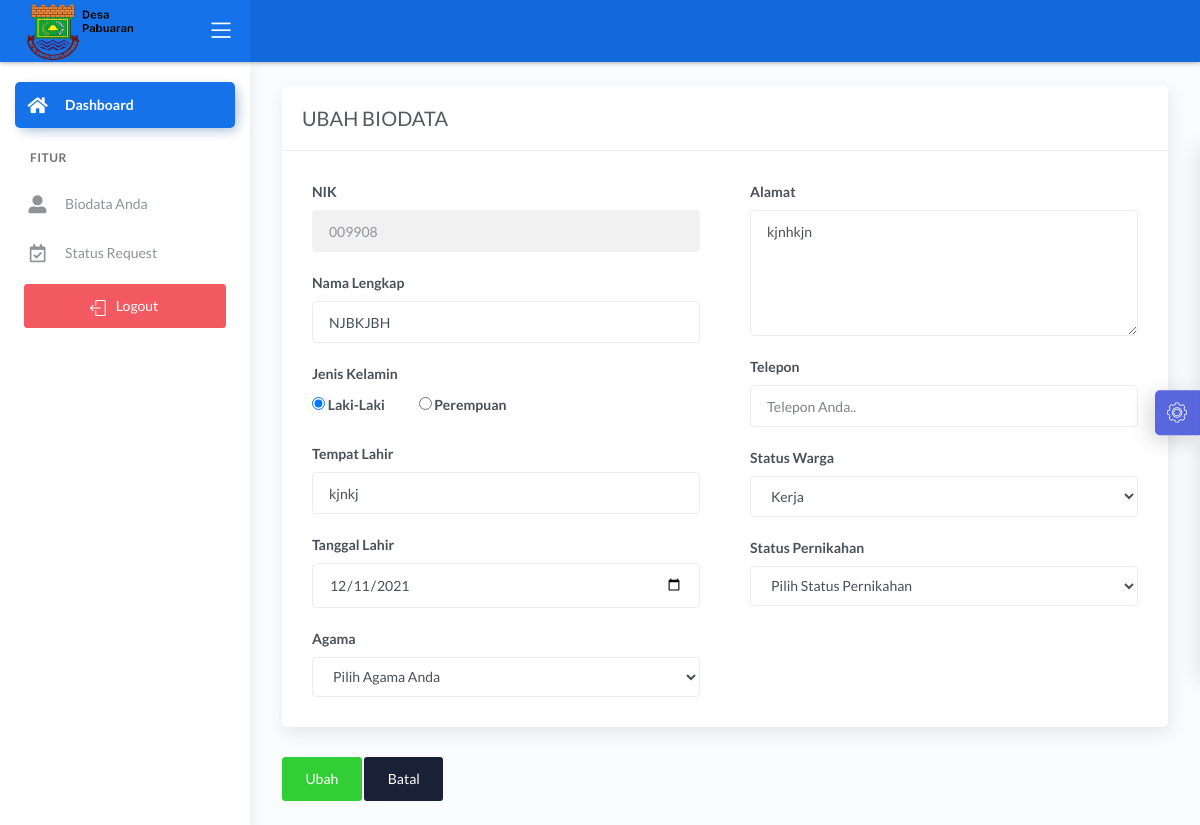
Page /demo1/main.php?halaman=ubah_pemohon&nik=009908 (signed in) on the committed database.
### tables this page shows
CREATE TABLE `data_user` (
  `nik` varchar(16) NOT NULL,
  `password` varchar(225) NOT NULL,
  `hak_akses` varchar(225) NOT NULL,
  `nama` varchar(30) NOT NULL,
  `tanggal_lahir` date NOT NULL,
  `tempat_lahir` varchar(30) NOT NULL,
  `jekel` varchar(20) NOT NULL,
  `agama` varchar(20) NOT NULL,
  `alamat` text NOT NULL,
  `telepon` varchar(13) NOT NULL,
  `status_warga` varchar(30) NOT NULL,
  `status_pernikahan` varchar(30) NOT NULL
);

### demo1/ubah_pemohon.php (the view, shortened to what this page needs)
<?php include '../konek.php';?>
<?php
	if(isset($_GET['nik'])){
		$tampil_nik = "SELECT * FROM data_user WHERE nik=$_SESSION[nik]";
		$query = mysqli_query($konek,$tampil_nik);
		$data = mysqli_fetch_array($query,MYSQLI_BOTH);
		$nik = $data['nik'];
		$nama = $data['nama'];
		$tempat = $data['tempat_lahir'];
		$tanggal = $data['tanggal_lahir'];
		$jekel = $data['jekel'];
		$alamat = $data['alamat'];
		$telepon = $data['telepon'];
		$status_warga = $data['status_warga'];
	}
?>
<link href="css/sweetalert.css" rel="stylesheet" type="text/css">
<div class="page-inner">
					<div class="row">
						<div class="col-md-12">
						<form method="POST">
							<div class="card">
								<div class="card-header">
									<div class="card-title">UBAH BIODATA</div>
								</div>
								<div class="card-body">
									<div class="row">
											<div class="col-md-6 col-lg-6">
												<div class="form-group">
													<label>NIK</label>
													<input type="number" name="nik" class="form-control" placeholder="NIK Anda.." value="<?= $nik;?>" readonly>
												</div>
												<div class="form-group">
													<label>Nama Lengkap</label>
													<input type="text" name="nama" class="form-control" placeholder="Nama Lengkap Anda.." value="<?= $nama;?>">
												</div>
												<div class="form-check">
													<label>Jenis Kelamin</label><br/>
													<label class="form-radio-label">
														<input class="form-radio-input" type="radio" name="jekel" value="<?= $jekel?>"  checked="">
														<span class="form-radio-sign">Laki-Laki</span>
													</label>
													<label class="form-radio-label ml-3">
														<input class="form-radio-input" type="radio" name="jekel" value="<?= $jekel?>">
														<span class="form-radio-sign">Perempuan</span>
													</label>
												</div>
												<div class="form-group">
													<label>Tempat Lahir</label>
													<input type="text" name="tempat" class="form-control" value="<?= $tempat;?>" placeholder="Tempat Lahir Anda..">
												</div>
												<div class="form-group">
													<label>Tanggal Lahir</label>
													<input type="date" name="tgl" class="form-control" value="<?= $tanggal;?>">
												</div>
												<div class="form-group">
													<label>Agama</label>
													<select name="agama" class="form-control">
														<option value="">Pilih Agama Anda</option>
													</select>
												</div>
											</div>
											<div class="col-md-6 col-lg-6">
												<div class="form-group">
													<label for="comment">Alamat</label>
													<textarea class="form-control" name="alamat" rows="5"><?= $alamat?></textarea>
												</div>
												<div class="form-group">
													<label>Telepon</label>
													<input type="number" name="telepon" class="form-control" value="<?= $telepon?>" placeholder="Telepon Anda..">
												</div>
												<div class="form-group">
													<label>Status Warga</label>
													<select name="status_warga" class="form-control">
														<option <?php if( $status_warga=='Kerja'){echo "selected"; } ?> value='Kerja'>Kerja</option>
													</select>
												</div>
												<div class="form-group">
													<label>Status Pernikahan</label>
													<select name="status_pernikahan" class="form-control">
														<option disabled="" selected="">Pilih Status Pernikahan</option>
													</select>
												</div>
											</div>
									</div>
								</div>
							</div>
								<div class="card-action">
									<button name="ubah" class="btn btn-success">Ubah</button>
									<a href="?halaman=beranda" class="btn btn-default">Batal</a>
								</div>
							</div>
						</div>
					</div>
</div>

### rows in the picture
data_user: nik "009908", nama "NJBKJBH", tempat "kjnkj", tgl "12/11/2021", alamat "kjnhkjn", status_warga "Kerja"
